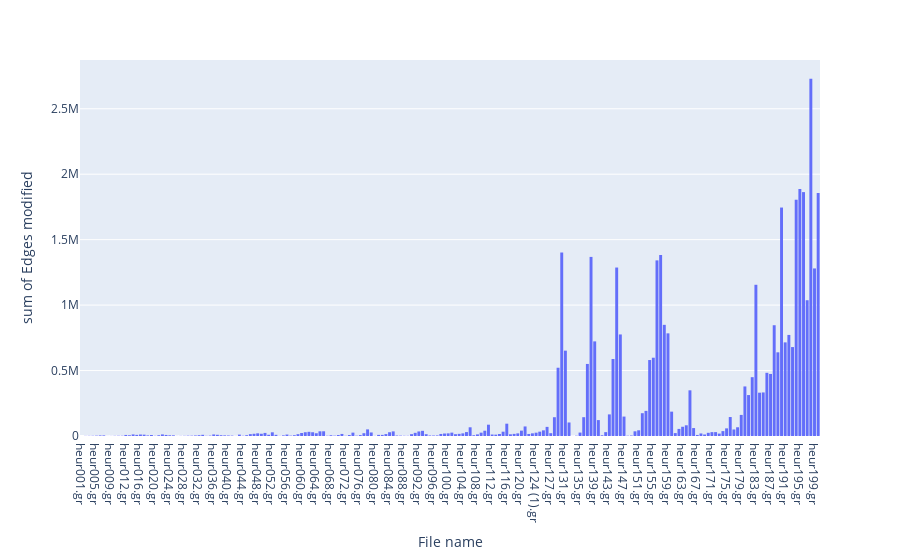

The code cell stored with this chart in its notebook:
### Code cell
import plotly.express as px
fig = px.histogram(df, x = "File name", y = "Edges modified",
                   hover_data=df.columns)
fig.show()

### Figure 1 — Plotly figure (JSON) as saved in the notebook; plotly's stock layout.template omitted (floating-point values rounded to 4 significant figures; data arrays with more than 128 entries replaced by an {"elided": "..."} marker saying what was removed)
{"data": [{"alignmentgroup": "True", "bingroup": "x", "histfunc": "sum", "hovertemplate": "File name=%{x}<br>sum of Edges modified=%{y}<extra></extra>", "legendgroup": "", "marker": {"color": "#636efa", "pattern": {"shape": ""}}, "name": "", "offsetgroup": "", "orientation": "v", "showlegend": false, "x": {"elided": "202 str values"}, "xaxis": "x", "y": {"elided": "202 int values"}, "yaxis": "y", "type": "histogram"}], "layout": {"xaxis": {"anchor": "y", "domain": [0.0, 1.0], "title": {"text": "File name"}}, "yaxis": {"anchor": "x", "domain": [0.0, 1.0], "title": {"text": "sum of Edges modified"}}, "legend": {"tracegroupgap": 0}, "margin": {"t": 60}, "barmode": "relative"}}
